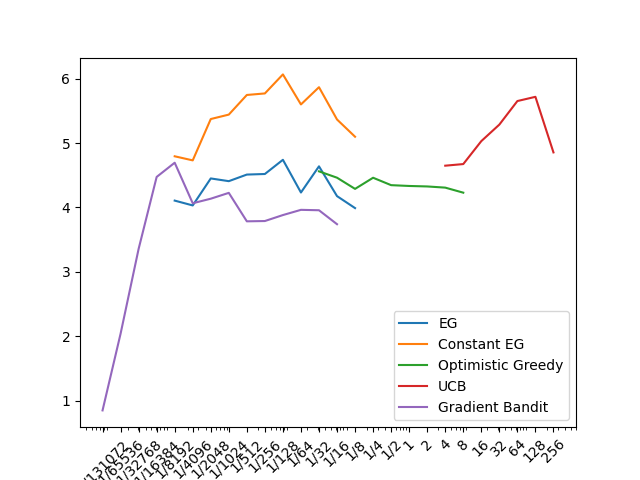

Recreate this plot in Python.
"""
Exercise 2.11 (programming) Make a figure analogous to Figure 2.6 for the nonstationary
case outlined in Exercise 2.5. Include the constant-step-size epsilon-greedy algorithm with
alpha = 0.1. Use runs of 200,000 steps and, as a performance measure for each algorithm and
parameter setting, use the average reward over the last 100,000 steps.

Methods compared:
  - epsilon-greedy, sample averages
  - epsilon-greedy, constant step size alpha = 0.1
  - greedy with optimistic initialization, alpha = 0.1
  - UCB, alpha = 0.1
  - gradient bandit with baseline
"""

from fractions import Fraction

import numpy as np
import matplotlib.pyplot as plt

def bandit(actions, q_star, rng):
    i, j = np.indices(actions.shape)
    return rng.normal(loc=q_star[i, j, actions], scale=1)
     
class Greedy:
    def __init__(self, n_runs, n_params, n_arms, constant, epsilons=None, optimistic_values=None):
        self.n_runs = n_runs
        self.n_params = n_params   
        self.n_arms = n_arms
        self.constant = constant
        self.epsilons = np.asarray(epsilons) if epsilons is not None else None
        self.optimistic_values = np.asarray(optimistic_values) if optimistic_values is not None else None
        self.q_star = np.zeros((self.n_runs, self.n_params, self.n_arms))
        self.q_est = np.zeros((self.n_runs, self.n_params, self.n_arms)) if optimistic_values is None else self.optimistic_values[None, :, None] * np.ones((self.n_runs, 1, n_arms))  
        if self.constant:
            self.alpha = 0.1
        else:
            self.action_count = np.zeros((self.n_runs, self.n_params, self.n_arms))
        self.reward_data = np.zeros((self.n_runs, self.n_params))
        self.i, self.j = np.indices((n_runs, n_params))
        self.rng = np.random.default_rng(seed=0)

    def update_q_star(self):
        self.q_star += self.rng.normal(0, 0.01, size=(self.n_runs, self.n_params, self.n_arms))

    def update_q_est(self, actions, rewards):
        if self.constant:
            self.q_est[self.i, self.j, actions] += (rewards - self.q_est[self.i, self.j, actions]) * self.alpha
        else:
            self.q_est[self.i, self.j, actions] += (rewards - self.q_est[self.i, self.j, actions]) / self.action_count[self.i, self.j, actions]

    def action_selection(self):
        if self.epsilons is None:
            decision_matrix = np.zeros((self.n_runs, self.n_params)) 
        else:
            decision_matrix = self.rng.random((self.n_runs, self.n_params)) < (self.epsilons[None, :] * np.ones((self.n_runs, 1)))
        random_a = self.rng.integers(0, self.n_arms, size=(self.n_runs, self.n_params))
        greedy = np.argmax(self.q_est, axis=2)
        actions = np.where(decision_matrix, random_a, greedy)
        return actions

    def mean_data(self, measure):
        return np.mean(self.reward_data / measure, axis=0)

    def main_loop(self, warmup, measure):
        for step in range(warmup + measure):
            actions = self.action_selection()
            rewards = bandit(actions, self.q_star, self.rng)

            if not self.constant:
                self.action_count[self.i, self.j, actions] += 1
            self.update_q_est(actions, rewards)

            if step >= warmup:
                self.reward_data += rewards

            self.update_q_star()
            
            if step % 10000 == 0:
                print(f"steps : {step}")
        
class UCB:
    def __init__(self, n_runs, n_params, n_arms, c_values):
        self.n_runs = n_runs
        self.n_params = n_params   
        self.n_arms = n_arms
        self.c_values = np.asarray(c_values)

        self.q_star = np.zeros((self.n_runs, self.n_params, self.n_arms))
        self.q_est = np.zeros((self.n_runs, self.n_params, self.n_arms))
        self.alpha = 0.1
        self.action_count = np.full((n_runs, n_params, n_arms), 1e-10) # avoid divide by 0

        
        self.reward_data = np.zeros((self.n_runs, self.n_params))
        self.i, self.j = np.indices((n_runs, n_params))
        self.rng = np.random.default_rng(seed=0)

    def update_q_star(self):
        self.q_star += self.rng.normal(0, 0.01, size=(self.n_runs, self.n_params, self.n_arms))

    def update_q_est(self, actions, rewards):
        self.q_est[self.i, self.j, actions] += (rewards - self.q_est[self.i, self.j, actions]) * self.alpha

    def action_selection(self, t):
        ucb_term = self.q_est + self.c_values[None, :, None] * np.sqrt(np.log(t) / self.action_count)
        return np.argmax(ucb_term, axis=2)

    def mean_data(self, measure):
        return np.mean(self.reward_data / measure, axis=0)

    def main_loop(self, warmup, measure):
        for step in range(warmup + measure):
            actions = self.action_selection(step+ 1) # avoid log(0)
            rewards = bandit(actions, self.q_star, self.rng)

            self.update_q_est(actions, rewards)
            self.action_count[self.i, self.j, actions] += 1

            if step >= warmup:
                self.reward_data += rewards
            
            self.update_q_star()
            
            
            if step % 10000 == 0:
                print(f"steps : {step}")

class GradientBandit:
    def __init__(self, n_runs, n_params, n_arms, alpha_values):
        self.n_runs = n_runs
        self.n_params = n_params   
        self.n_arms = n_arms
        self.alpha_values = np.asarray(alpha_values)
    
        self.q_star = np.zeros((self.n_runs, self.n_params, self.n_arms))
        self.step_size = 0.1
        self.action_count = np.full((n_runs, n_params, n_arms), 1e-10) # avoid divide by 0
        self.preference = np.zeros((self.n_runs, self.n_params, self.n_arms))
        self.pi = np.zeros((self.n_runs, self.n_params, self.n_arms))
        self.r_bar = np.zeros((self.n_runs, self.n_params))


        self.reward_data = np.zeros((self.n_runs, self.n_params))
        self.i, self.j = np.indices((n_runs, n_params))
        self.rng = np.random.default_rng(seed=0)
        self.eye = np.eye(n_arms, dtype=np.int8)
    
    def update_preference(self, actions, rewards):
        update_term = self.alpha_values[None, :, None] * (rewards - self.r_bar)[..., None] * (-self.pi + self.eye[actions])
        self.preference += update_term

    def update_q_star(self):
        self.q_star += self.rng.normal(0, 0.01, size=(self.n_runs, self.n_params, self.n_arms))
        
    def update_r_bar(self, actions, rewards):
        self.r_bar += (rewards - self.r_bar) * self.step_size

    def update_pi(self):
        shifted = self.preference - np.max(self.preference, axis=2, keepdims=True)
        exp = np.exp(shifted)
        self.pi = exp / np.sum(exp, axis=2, keepdims=True)

    def action_selection(self):
        gumbel = -np.log(-np.log(self.rng.random(self.preference.shape)))
        idx = np.argmax(self.preference + gumbel, axis=2)
        return idx

    def mean_data(self, measure):
        return np.mean(self.reward_data / measure, axis=0)

    def main_loop(self, warmup, measure):
        for step in range(warmup + measure):
            actions = self.action_selection()
            rewards = bandit(actions, self.q_star, self.rng)

            self.update_preference(actions, rewards)
            self.update_pi()
            self.action_count[self.i, self.j, actions] += 1
            if step == 0:
                self.r_bar = rewards.copy()
            else:
                self.update_r_bar(actions, rewards)
            
            if step >= warmup:
                self.reward_data += rewards
            
            self.update_q_star()
            
            
            if step % 10000 == 0:
                print(f"steps : {step}")

n_runs = 300
n_arms = 10
warmup = 100000
measure = 100000

# epsilon greedy
epsilon_greedy_params = [1/8192, 1/4096, 1/2048, 1/1024, 1/512, 1/256, 1/128, 1/64, 1/32, 1/16, 1/8]
epsilon_greedy_n_params = len(epsilon_greedy_params)

EG = Greedy(n_runs=n_runs, n_params=epsilon_greedy_n_params, n_arms=n_arms, constant=False, epsilons=epsilon_greedy_params)
EG.main_loop(warmup, measure)
EG_data = EG.mean_data(measure)

plt.plot(epsilon_greedy_params, EG_data, label='EG')

# epsilon greedy with constant-step-size
ConstantEG = Greedy(n_runs=n_runs, n_params=epsilon_greedy_n_params, n_arms=n_arms, constant=True, epsilons=epsilon_greedy_params)
ConstantEG.main_loop(warmup, measure)
CEG_data = ConstantEG.mean_data(measure)

plt.plot(epsilon_greedy_params, CEG_data, label='Constant EG')

# greedy with optimistic initialization
q0_params = [1/32, 1/16, 1/8, 1/4, 1/2, 1, 2, 4, 8]
optimistic_n_params = len(q0_params)

OptimisticEG = Greedy(n_runs=n_runs, n_params=optimistic_n_params, n_arms=n_arms, constant=True, optimistic_values=q0_params)
OptimisticEG.main_loop(warmup, measure)
OEG_data = OptimisticEG.mean_data(measure)

plt.plot(q0_params, OEG_data, label='Optimistic Greedy')

# UCB
c_values = [4, 8, 16, 32, 64, 128, 256]
ucb_n_params = len(c_values)

UCB = UCB(n_runs=n_runs, n_params=ucb_n_params, n_arms=n_arms, c_values=c_values)
UCB.main_loop(warmup, measure)
UCB_data = UCB.mean_data(measure)

plt.plot(c_values, UCB_data, label='UCB')

# gradient bandit
alpha_values = [2**(-17), 2**(-16), 2**(-15), 1/16384, 1/8192, 1/4096, 1/2048, 1/1024, 1/512, 1/256, 1/128, 1/64, 1/32, 1/16]
gradient_bandit_n_params = len(alpha_values)

GB = GradientBandit(n_runs=n_runs, n_params=gradient_bandit_n_params, n_arms=n_arms, alpha_values=alpha_values)
GB.main_loop(warmup, measure)
GB_data = GB.mean_data(measure)

plt.plot(alpha_values, GB_data, label='Gradient Bandit')

# plot
plt.xscale('log')

def format_tick(x):
    f = Fraction(x).limit_denominator(10000000)
    return str(f.numerator) if f.denominator == 1 else f"{f.numerator}/{f.denominator}"

all_x = sorted(set(epsilon_greedy_params) | set(q0_params) | set(c_values) | set(alpha_values))
plt.xticks(all_x, [format_tick(x) for x in all_x], rotation=45)
plt.legend()
plt.savefig('exercise-2-11.png')
